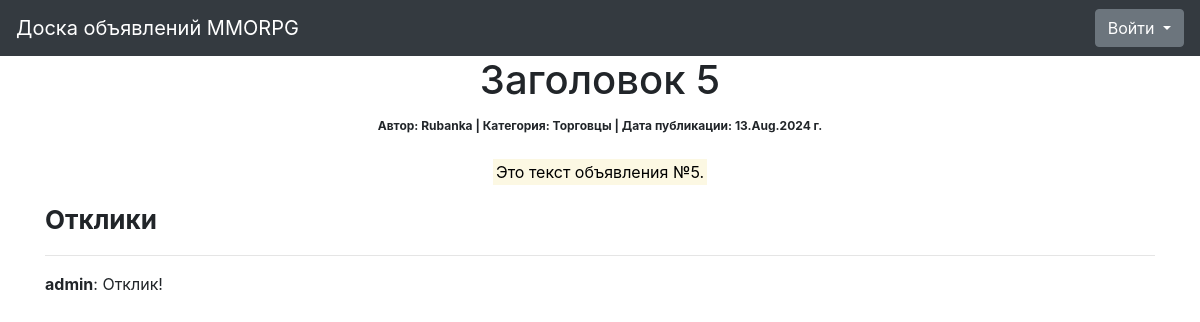
Page /ads/2 on the earlier database version.
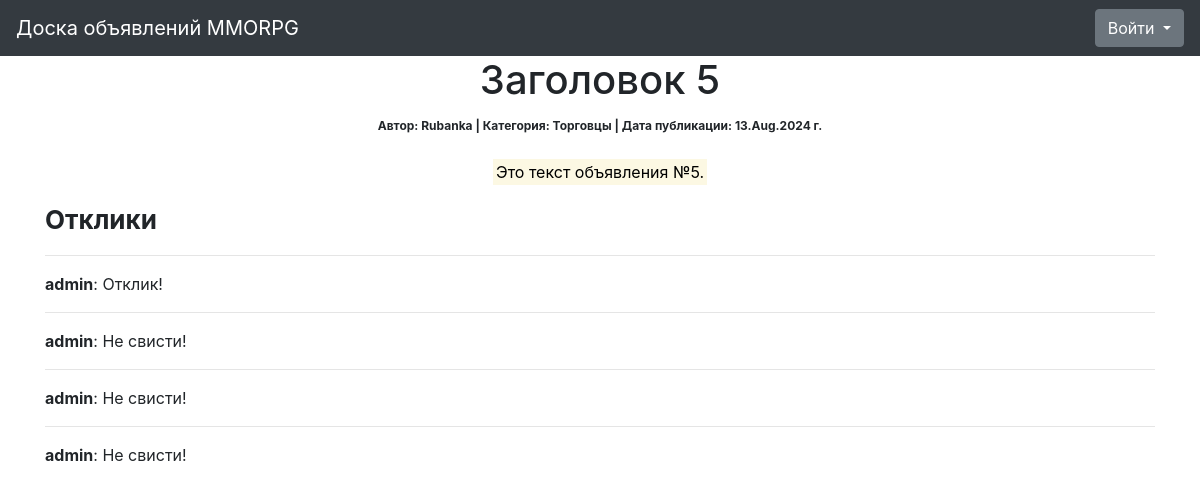
Same page on the later database version.
### billboard/models.py (models this page shows, shortened)
class Response(models.Model):
    STATUS = (
        ('NEW', 'Новый'),
        ('YES', 'Одобрен'),
        ('NO', 'Отклонен'))
    author = models.ForeignKey(User, on_delete=models.CASCADE)
    ad = models.ForeignKey(Ad, on_delete=models.CASCADE, related_name='responses')
    text = models.TextField(verbose_name='Текст')
    status = models.CharField(max_length=3, choices=STATUS, default='NEW', verbose_name='Статус отклика')
    dateCreation = models.DateTimeField(auto_now_add=True)
    class Meta:
        verbose_name = 'Отклик'
        verbose_name_plural = 'Отклики'

### billboard/views.py (the view, shortened to what this page needs)
# urls.py: path('<int:id>', AdDetail.as_view(), name='ad_detail'),
class AdDetail(DetailView):
    model = Ad
    template_name = 'ad.html'
    context_object_name = 'ad'
    pk_url_kwarg = 'id'
    def get_context_data(self, **kwargs):
        context = super(AdDetail, self).get_context_data(**kwargs)
        context['response_form'] = ResponseForm()
        context['responses'] = Response.objects.filter(ad__id=self.kwargs.get('id'))
        return context

### templates/ad.html (shortened to what this page needs)
{% extends 'base.html' %}
{% load crispy_forms_tags %}
{% block content %}
    <h1>{{ ad.title }}</h1>
    <tr><span style="font-size: 12px;">
        <b>Автор:  {{ ad.author }} | Категория: {{ ad.get_category_display }} |
        Дата публикации: {{ ad.dateCreation|date:'d.M.Y' }} г.</b></span><br><br></tr>
    <tr>{{ ad.text|safe }}</tr>
    {% if responses %}
        <p style="font-size: 26px;" align="left" ><b>Отклики</b></p>
        <table>
            {% for response in responses %}
                <hr>
                <p align="left"><b>{{ response.author }}</b>: {{ response.text|safe }}</p>
            {% endfor %}
        </table>
    {% endif %}
{% endblock content %}

Differences in the rows shown:
added Response: author "admin", text "Не свисти!"
added Response: author "admin", text "Не свисти!"
added Response: author "admin", text "Не свисти!"
